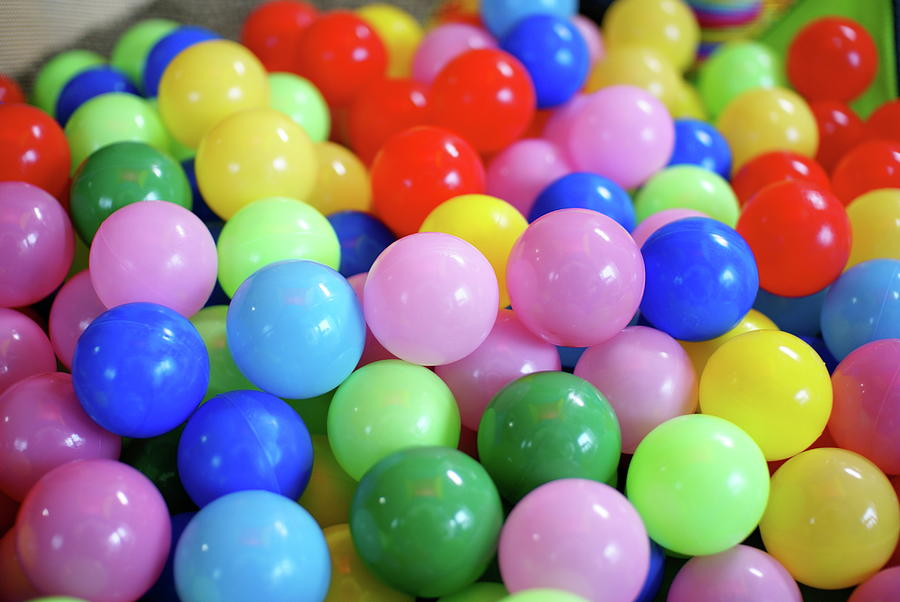
#> input picture Project Object Detection in Image/balls.jpg, 900 x 602 px, given in place of the camera
$ python main.py
#> lines starting #> are read from the running program, lines starting #| are printed output that depends on the picture; after the words box and inside, x2 and y2 are one past the last pixel; in counts of white or black regions, pixels touching at a corner belong together
#Detecting and tracking  Color in video using opencv

#detecting selected color in video

import cv2
import numpy as np
"""
cap = cv2.VideoCapture(0)
while True:
    ret,frame = cap.read()
    frame = cv2.resize(frame,(400,400))
    hsv = cv2.cvtColor(frame, cv2.COLOR_BGR2HSV)


    l_v = np.array([21,70,80])
    u_v = np.array([61,255,255])

    #Creating Mask
    mask = cv2.inRange(hsv, l_v, u_v)
    #filter mask with image
    res = cv2.bitwise_and(frame, frame, mask=mask)

    cv2.imshow("frame", frame)
    cv2.imshow("mask", mask)
    cv2.imshow("res", res)

    key = cv2.waitKey(25)
    if key == 27:
        break
cap.release()
cv2.destroyAllWindows()
"""

#binding trackbar with video

cap = cv2.VideoCapture(0)
def nothing(x):
    pass

cv2.namedWindow("Color Adjustments")
cv2.createTrackbar("Lower_H", "Color Adjustments", 0, 255, nothing)
#> slider 'Lower_H' is set to 51
cv2.createTrackbar("Lower_S", "Color Adjustments", 0, 255, nothing)
#> slider 'Lower_S' is set to 51
cv2.createTrackbar("Lower_V", "Color Adjustments", 0, 255, nothing)
#> slider 'Lower_V' is set to 51
cv2.createTrackbar("Upper_H", "Color Adjustments", 255, 255, nothing)
cv2.createTrackbar("Upper_S", "Color Adjustments", 255, 255, nothing)
cv2.createTrackbar("Upper_V", "Color Adjustments", 255, 255, nothing)

while True:
    _,frame = cap.read()
#> frame is the input picture: shape (602, 900, 3); mean B, G, R 124, 126.1, 144.7
    frame = cv2.resize(frame,(400,400))
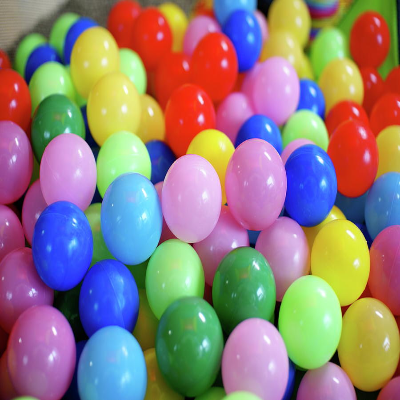
#> frame: shape (400, 400, 3); mean B, G, R 123.9, 126, 144.6

    hsv = cv2.cvtColor(frame, cv2.COLOR_BGR2HSV)
#> hsv: shape (400, 400, 3); mean H, S, V 82.6, 152, 189

    l_h = cv2.getTrackbarPos("Lower_H", "Color Adjustments")
    l_s = cv2.getTrackbarPos("Lower_S", "Color Adjustments")
    l_v = cv2.getTrackbarPos("Lower_V", "Color Adjustments")

    u_h = cv2.getTrackbarPos("Upper_H", "Color Adjustments")
    u_s = cv2.getTrackbarPos("Upper_S", "Color Adjustments")
    u_v = cv2.getTrackbarPos("Upper_V", "Color Adjustments")

    lower_bound = np.array([l_h, l_s, l_v])
    upper_bound = np.array([u_h, u_s, u_v])

    #Creating Mask
    mask = cv2.inRange(hsv, lower_bound, upper_bound)
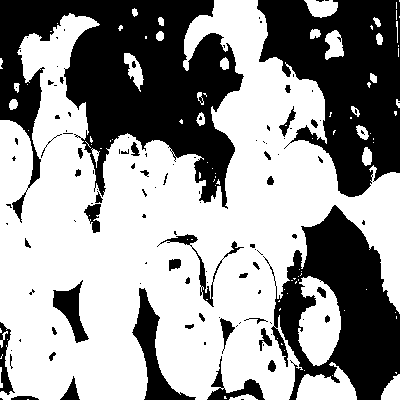
#> mask: shape (400, 400); 59.6% white; 118 black regions (77 under 20 px), largest, box (x1, y1, x2, y2) and area: (0, 0, 244, 223) 27132, (257, 0, 400, 197) 16808, (263, 205, 400, 400) 13474
    #filter mask with image
    res = cv2.bitwise_and(frame, frame, mask=mask)
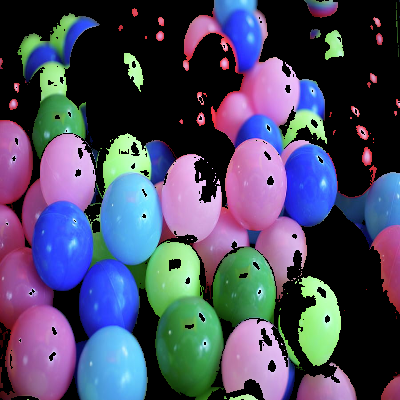
#> res: shape (400, 400, 3); mean B, G, R 99.4, 74.6, 74.7

    cv2.imshow("Original Frame", frame)
    cv2.imshow("Masking", mask)
    cv2.imshow("Result", res)

    key = cv2.waitKey(25) &0xFF
#> (key Esc is pressed here)
    if key == 27:
        break
cap.release()
cv2.destroyAllWindows()
